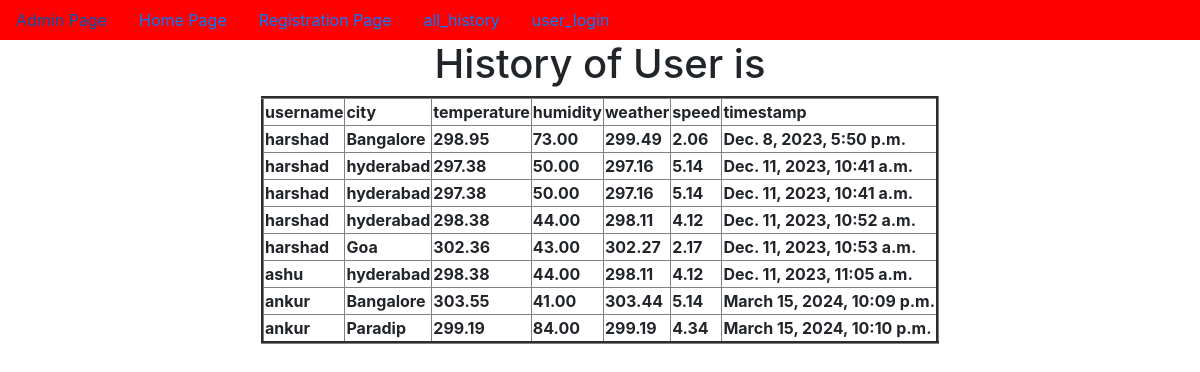
The app's page /all_history/ with its own data.
### app/models.py (models this page shows, shortened)
class WeatherData(models.Model):
    username=models.ForeignKey(User,on_delete=models.CASCADE,default=0)
    city = models.CharField(max_length=100)
    temperature = models.DecimalField(max_digits=5, decimal_places=2)
    humidity = models.DecimalField(max_digits=5, decimal_places=2)
    weather=models.CharField(max_length=10,default=0)
    speed=models.CharField(max_length=10,default=0)
    timestamp = models.DateTimeField(auto_now_add=True)

### app/views.py (the view)
# urls.py: path('all_history/',all_history,name='all_history'),
def all_history(request):
    LWO=WeatherData.objects.all()
    d={'LWO':LWO}
    return render(request,'user_history.html',d)

### templates/user_history.html (shortened to what this page needs)
{% extends 'dummy.html' %}
{% block body_block %}
<h1>History of User is </h1>
    <table border="3px">
        <tr><th>username</th>
            <th>city</th>
            <th>temperature</th>
            <th>humidity</th>
            <th>weather</th>
            <th>speed</th>
            <th>timestamp</th>
        </tr>
{% for obj in LWO %}
        <tr><th>{{obj.username}}</th>
            <th>{{obj.city}}</th>
            <th>{{obj.temperature}}</th>
            <th>{{obj.humidity}}</th>
            <th>{{obj.weather}}</th>
            <th>{{obj.speed}}</th>
            <th>{{obj.timestamp}}</th>
        </tr>
{% endfor %}
    </table>
{% endblock %}

### templates/dummy.html (shortened to what this page needs)
<!doctype html>
<html lang="en">
  <head>
    <link rel="stylesheet" href="https://cdn.jsdelivr.net/npm/bootstrap@4.6.2/dist/css/bootstrap.min.css">
  </head>
  <body>
    <center>
    <nav class="nav" style="background-color:red">
        <a href="{% url 'admin:index' %}" class="nav-link">Admin Page</a>
        <a href="{% url 'home' %}" class="nav-link">Home Page</a>
        <a href="{% url 'registration' %}" class="nav-link">Registration Page</a>
        <a href="{% url 'all_history' %}" class="nav-link">all_history</a>
        {% if user.is_authenticated %}
        <a href="{% url 'user_logout' %}" class="nav-link">user_logout</a>
        <a href="{% url 'profile_display' %}" class="nav-link">profile_display</a>
        <a href="{% url 'change_password' %}" class="nav-link">change_password</a>
        <a href="{% url 'search' %}" class="nav-link">search</a>
        <a href="{% url 'user_history' %}" class="nav-link">user_history</a>
        {% else %}
        <a href="{% url 'user_login' %}" class="nav-link">user_login</a>
        {% endif %}
      </nav>
{% block body_block %}
{% endblock %}
</center>
  </body>
</html>

### records on screen
WeatherData: username "harshad", city "Bangalore", temperature "298.95", humidity "73.00", weather "299.49", speed "2.06", timestamp "Dec. 8, 2023, 5:50 p.m."
WeatherData: username "harshad", city "hyderabad", temperature "297.38", humidity "50.00", weather "297.16", speed "5.14", timestamp "Dec. 11, 2023, 10:41 a.m."
WeatherData: username "harshad", city "hyderabad", temperature "297.38", humidity "50.00", weather "297.16", speed "5.14", timestamp "Dec. 11, 2023, 10:41 a.m."
WeatherData: username "harshad", city "hyderabad", temperature "298.38", humidity "44.00", weather "298.11", speed "4.12", timestamp "Dec. 11, 2023, 10:52 a.m."
WeatherData: username "harshad", city "Goa", temperature "302.36", humidity "43.00", weather "302.27", speed "2.17", timestamp "Dec. 11, 2023, 10:53 a.m."
WeatherData: username "ashu", city "hyderabad", temperature "298.38", humidity "44.00", weather "298.11", speed "4.12", timestamp "Dec. 11, 2023, 11:05 a.m."
WeatherData: username "ankur", city "Bangalore", temperature "303.55", humidity "41.00", weather "303.44", speed "5.14", timestamp "March 15, 2024, 10:09 p.m."
WeatherData: username "ankur", city "Paradip", temperature "299.19", humidity "84.00", weather "299.19", speed "4.34", timestamp "March 15, 2024, 10:10 p.m."
